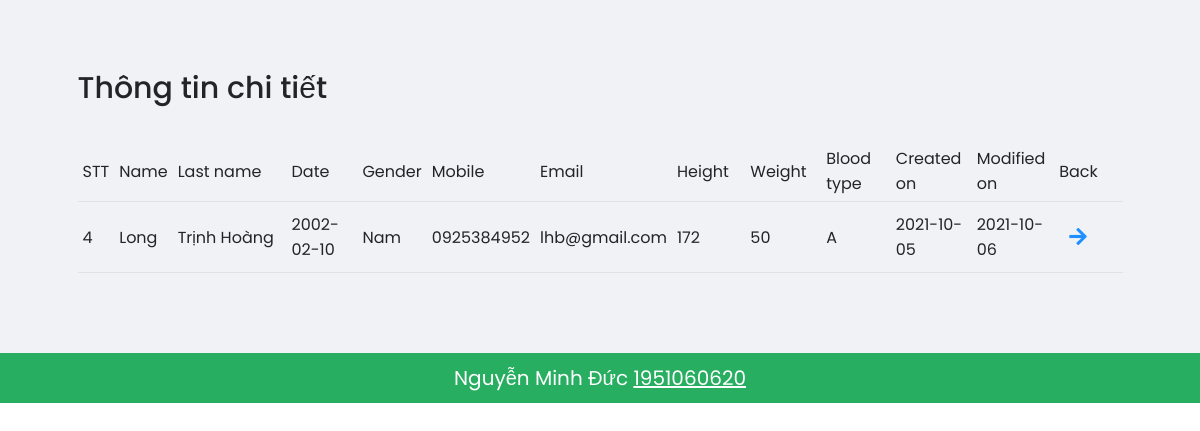
/src/admin/properties.php?id=4, run on the app's committed database.
### tables this page shows
CREATE TABLE `patient` (
  `patiendtid` int(11) NOT NULL,
  `firstname` varchar(100) DEFAULT NULL,
  `lastname` varchar(100) DEFAULT NULL,
  `dateofbirth` date DEFAULT NULL,
  `gender` tinyint(4) DEFAULT NULL,
  `mobile` char(20) DEFAULT NULL,
  `email` varchar(100) DEFAULT NULL,
  `height` float DEFAULT NULL,
  `weight` float DEFAULT NULL,
  `blood_type` varchar(100) DEFAULT NULL,
  `created_on` date DEFAULT NULL,
  `modified_on` date DEFAULT NULL
);

### src/admin/properties.php (the view)
<?php
include('../config/header.php');
?>
<div class="main">
    <div class="container">
        <h2 class="heading">Thông tin chi tiết</h2>
        <table class="table align-middle">
            <tr>
                <th class="col-md-0.5">STT</th>
                <th class="col-md-0.5">Name</th>
                <th class="col-md-2">Last name</th>
                <th class="col-md-1">Date</th>
                <th class="col-md-0.5">Gender</th>
                <th class="col-md-1">Mobile</th>
                <th class="col-md-1">Email</th>
                <th class="col-md-1">Height</th>
                <th class="col-md-1">Weight</th>
                <th class="col-md-1">Blood type</th>
                <th class="col-md-1">Created on</th>
                <th class="col-md-1">Modified on</th>
                <th class="col-md-1">Back</th>
            </tr>
            <?php
                $id = $_GET['id'];
                $sql = "SELECT * FROM patient WHERE patiendtid = '$id'";
                $res = mysqli_query($con, $sql);
                if($res==TRUE)
                {
                    $count = mysqli_num_rows($res);
                    if($count>0)
                    {
                        while($row = mysqli_fetch_assoc($res))
                        {
                            $first_name = $row['firstname'];
                            $last_name = $row['lastname'];
                            $birthday = $row['dateofbirth'];
                            $gender = $row['gender'];
                            $phone = $row['mobile'];
                            $email = $row['email'];
                            $height = $row['height'];
                            $weight = $row['weight'];
                            $blood = $row['blood_type'];
                            $date1 = $row['created_on'];
                            $date2 = $row['modified_on'];
            ?>
                            <tr>
                                <td><?php echo $id; ?></td>
                                <td><?php echo $first_name; ?></td>
                                <td><?php echo $last_name; ?></td>
                                <td><?php echo $birthday; ?></td>
                                <td>
                                    <?php
                                        if($gender == 1)
                                        {
                                            echo "Nam";
                                        }
                                        else
                                        {
                                            echo "Nữ";
                                        }
                                    ?>
                                </td>
                                <td><?php echo $phone; ?></td>
                                <td><?php echo $email; ?></td>
                                <td><?php echo $height; ?></td>
                                <td><?php echo $weight ?></td>
                                <td><?php echo $blood ?></td>
                                <td><?php echo $date1 ?></td>
                                <td><?php echo $date2 ?></td>
                                <td>
                                    <a href="index.php">
                                        <i class="fas fa-arrow-right"></i>
                                    </a>
                                </td>
                            </tr>
            <?php
                        }
                    }
                }
            ?>
        </table>
    </div>
</div>
<?php
    include('../config/footer.php');
?>

### src/css/style.css (style rules this page uses)
* { font-family: 'Poppins', sans-serif; margin: 0; padding: 0; box-sizing: border-box; outline: none; border:none; text-decoration: none; }
.main { background-color: #f1f2f6; padding: 7rem; }
.main .container .heading { padding-bottom: 3rem; font-size: 3rem; }
.main .container a i { margin: 0 1rem 0 0.5rem; }
.main .container .table tr th { font-weight: 400; }
.main .container .table tr td { padding: 1rem 0.5rem; }
.main .container .table tr td a i { font-size: 2rem; color: var(--blue); padding: 0 0.5rem; }

### data on the page
patient: firstname "Long", lastname "Trịnh Hoàng", dateofbirth "2002-02-10", gender "Nam", mobile "0925384952", email "lhb@gmail.com", height "172", weight "50", blood_type "A", created_on "2021-10-05", modified_on "2021-10-06"
